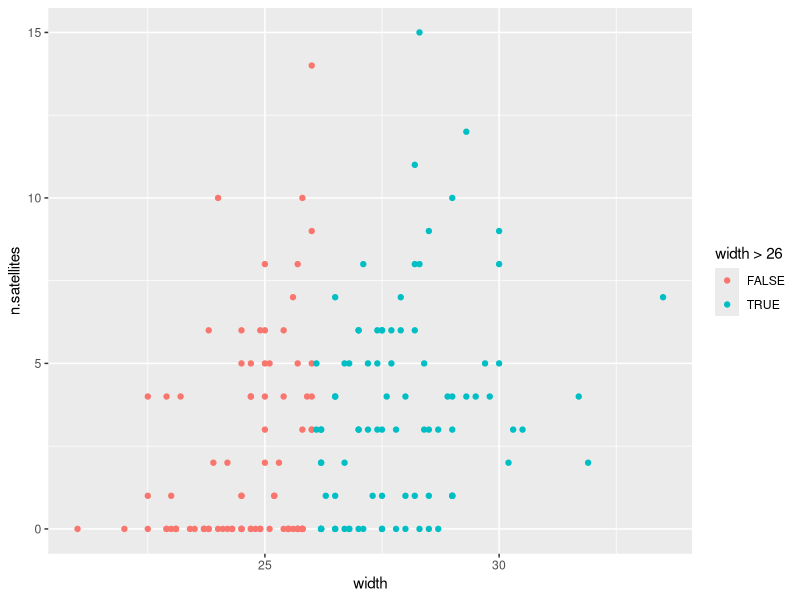
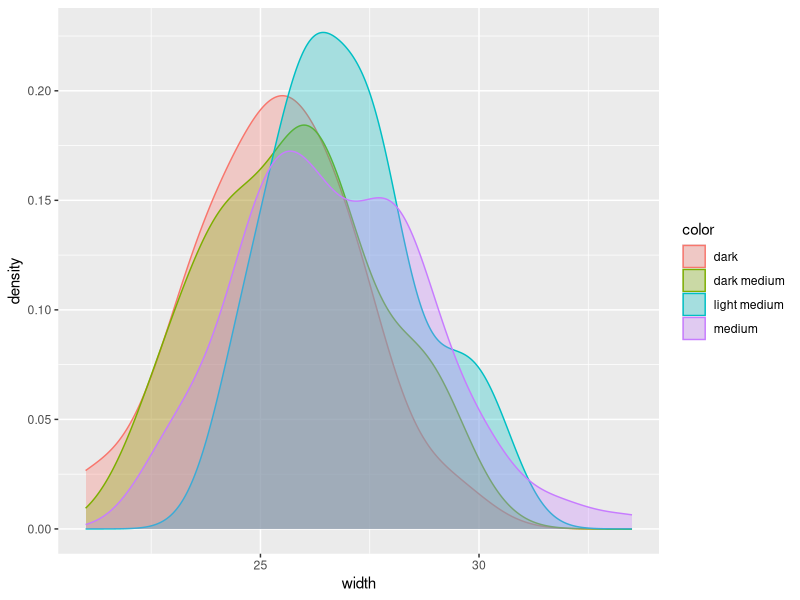
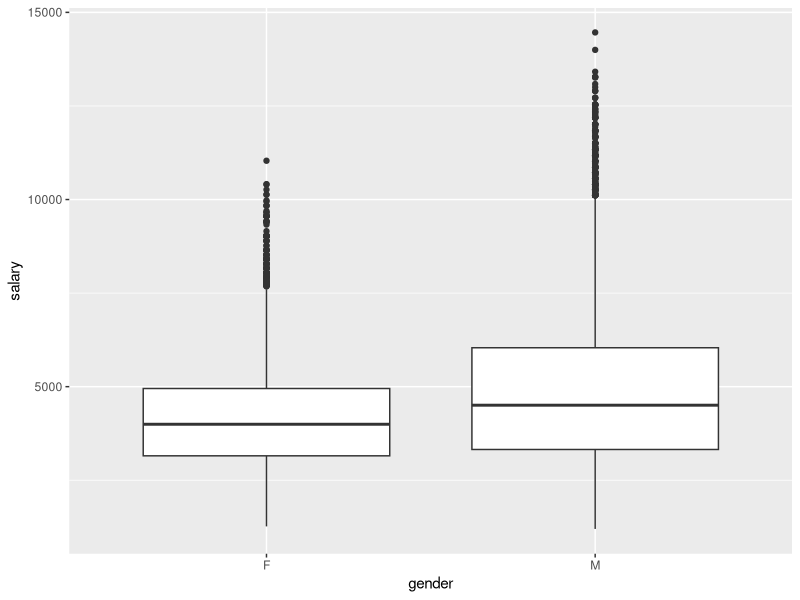
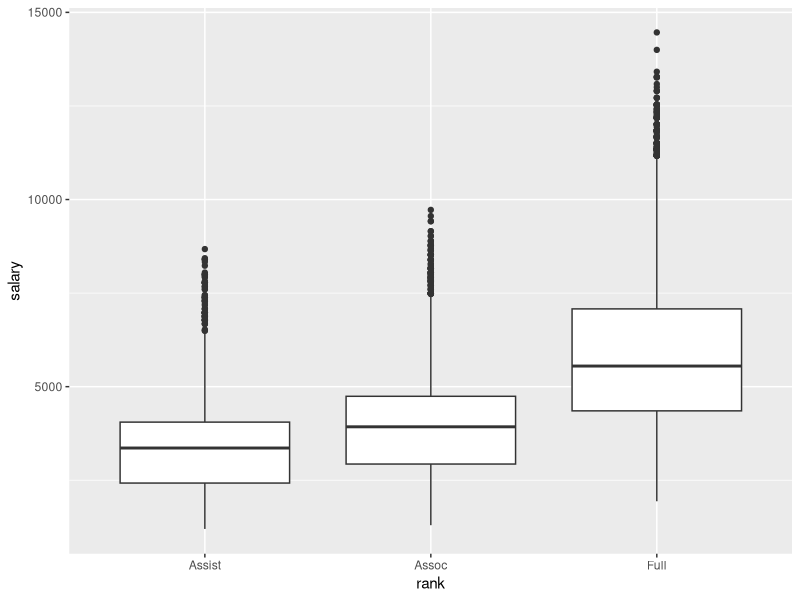
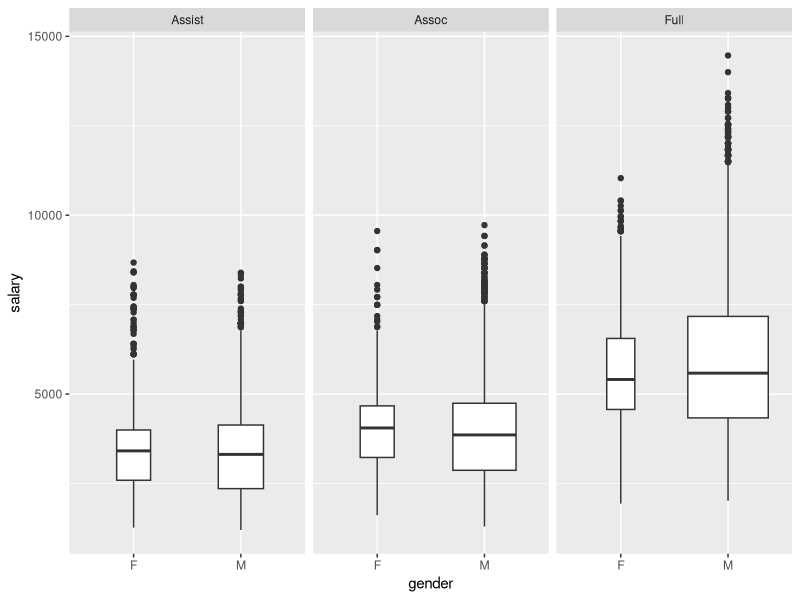

Source code (R) for these figures, in order:

# Load libraries ----------------------------------------------------------

library(dplyr)
library(readr)
library(ggplot2)


# Load data ---------------------------------------------------------------

crab <- read_delim("data/crab.txt", delim = " ")
salary <- read_delim("data/salary.txt", delim = " ")


# Look at crabs -----------------------------------------------------------

sat_v_width <- crab %>%
  ggplot(aes(x = width, y = n.satellites, color = width > 26)) +
  geom_point()

sat_v_width

width_dist <- crab %>%
  ggplot(aes(x = width, color = color, fill = color)) +
  geom_density(alpha = .3)

width_dist


# Look at salary ----------------------------------------------------------

salary_by_gender <- salary %>%
  ggplot(aes(x = gender, y = salary)) +
  geom_boxplot()

salary_by_gender

salary_by_rank <- salary %>%
  filter(!is.na(rank)) %>%
  ggplot(aes(x = rank, y = salary)) +
  geom_boxplot()

salary_by_rank

salary_by_gender_rank <- salary %>%
  filter(!is.na(rank)) %>%
  ggplot(aes(x = gender, y = salary)) +
  geom_boxplot(varwidth = TRUE) +
  facet_wrap(vars(rank))

salary_by_gender_rank
